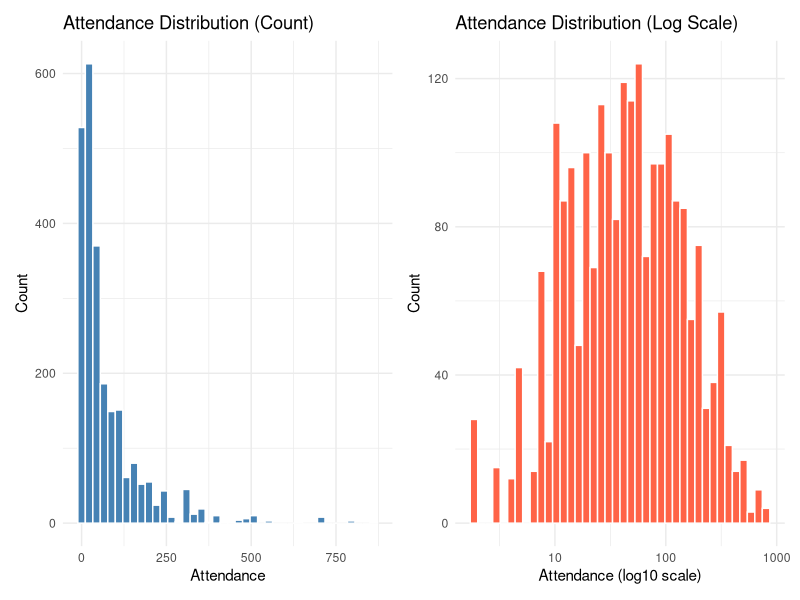

Write R code to recreate this figure.
## ---- chunk 1
library(tidyverse)
library(ggplot2)
library(patchwork)
library(broom)
parkevent = read.csv("parkevent_clean.csv")
library(MASS)
library(modelr)
## ---- chunk 2
 a <- ggplot(parkevent, aes(x = attendance)) +
  geom_histogram(bins = 40, fill = "steelblue", color = "white") +
  labs(title = "Attendance Distribution (Count)",
       x = "Attendance", y = "Count") +
  theme_minimal()

b <- ggplot(parkevent, aes(x = attendance)) +
  geom_histogram(bins = 40, fill = "tomato", color = "white") +
  scale_x_log10() +
  labs(title = "Attendance Distribution (Log Scale)",
       x = "Attendance (log10 scale)", y = "Count") +
  theme_minimal()

a+b
## ---- chunk 3
mean_var <- parkevent %>%
  summarise(mean_att = mean(attendance), var_att = var(attendance))

mean_var

## ---- chunk 4
predictors <- c("season", "time_period", "borough",
                "event_type", "location_type",
                "kids_friendly", "senior_friendly", "adults_only")

#Function to compute eta-squared for KW
eta_kw <- function(x, g){
  kw <- kruskal.test(x ~ g)
  H  <- kw$statistic
  k  <- length(unique(g))
  n  <- length(x)
  eta2 <- as.numeric((H - k + 1) / (n - k))
  return(eta2)
}

# Run Kruskal–Wallis tests for all predictors
kw_results <- map_df(predictors, ~ {
  form <- as.formula(paste("attendance ~", .x))
  
  kt  <- broom::tidy(kruskal.test(form, data = parkevent))
  eta2 <- eta_kw(parkevent$attendance, parkevent[[.x]])
  
  kt |> 
    mutate(variable = .x,
           eta2 = eta2)
})

# Classify effect sizes ----
kw_results <- kw_results |> 
  mutate(effect_strength = case_when(
    eta2 >= 0.14 ~ "large",
    eta2 >= 0.06 ~ "medium",
    eta2 >= 0.01 ~ "small",
    TRUE ~ "very small"
  ))

kw_results |>
  dplyr::select (variable, p.value, effect_strength)

## ---- chunk 5
#Define candidate models
form_simple <- log(attendance + 1) ~ event_type + location_type

form_medium <- log(attendance + 1) ~ season + time_period + borough +
  event_type + location_type

form_full <- log(attendance + 1) ~ season + time_period + borough +
  event_type + location_type + kids_friendly + senior_friendly + adults_only

#cross-validated RMSE
cv_rmse <- function(formula, data, n_splits = 50, test_prop = 0.1) {
  set.seed(123)
  
cv <- crossv_mc(data, n_splits, test = test_prop)
  
cv <- cv %>%
    mutate(
      model = map(train, ~ lm(formula, data = .x)),
      rmse  = map2_dbl(model, test, ~ rmse(.x, .y))
    )
  
mean(cv$rmse)
}

rmse_simple <- cv_rmse(form_simple, parkevent, n_splits = 50, test_prop = 0.1)
rmse_medium <- cv_rmse(form_medium, parkevent, n_splits = 50, test_prop = 0.1)
rmse_full   <- cv_rmse(form_full,   parkevent, n_splits = 50, test_prop = 0.1)

cv_results <- tibble(
  model     = c("Simple", "Medium", "Full"),
  mean_RMSE = c(rmse_simple, rmse_medium, rmse_full)
)

cv_results
## ---- chunk 6
model_nb <- glm.nb(
  attendance ~ season + time_period + borough +
    event_type + location_type + kids_friendly + senior_friendly + adults_only,
  data = parkevent
)

summary(model_nb)

irr_table <- tidy(model_nb, conf.int = TRUE, exponentiate = TRUE)
irr_table

